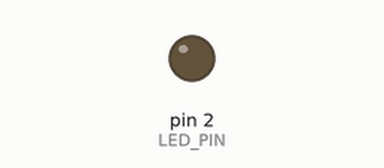
This sketch was run on a simulated Arduino Uno, built with avr-gcc and run on an emulated ATmega328P. Parts: output pins drawn as LEDs (lit = HIGH).

Above: at 0.6 s.
At 2.5 s:
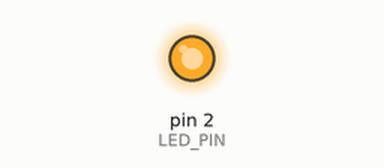
Timing chart, 0 to 6.6 s (numbered marks = the images above):
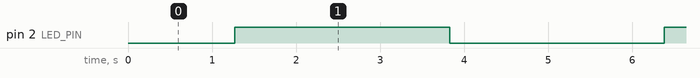

The sketch:

PWM-demo.ino
```cpp
int granularity = 1;
int brightness  = 0;

// set a macro/pseudonym for the IO port to which LED is connected
#define LED_PIN 2

void setup()
{
  // set LED PIN to output
  pinMode(LED_PIN, OUTPUT);
}

void loop()
{
  brightness += granularity;

  if (brightness == 0 || brightness == 255)
  {
    // Flip it
    granularity = -granularity;
  }

  analogWrite(LED_PIN, brightness);
  delay(10);
}
```

Measured:
- by itself, pin 2 (LED_PIN): alternates HIGH for 2.6 s and LOW for 2.6 s
